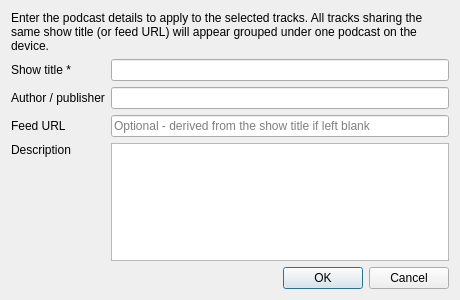
<?xml version="1.0" encoding="UTF-8"?>
<ui version="4.0">
 <class>PodcastDetailsDialog</class>
 <widget class="QDialog" name="PodcastDetailsDialog">
  <property name="geometry">
   <rect>
    <x>0</x>
    <y>0</y>
    <width>460</width>
    <height>300</height>
   </rect>
  </property>
  <property name="windowTitle">
   <string>Podcast details</string>
  </property>
  <layout class="QVBoxLayout" name="verticalLayout">
   <item>
    <widget class="QLabel" name="label_intro">
     <property name="text">
      <string>Enter the podcast details to apply to the selected tracks. All tracks sharing the same show title (or feed URL) will appear grouped under one podcast on the device.</string>
     </property>
     <property name="wordWrap">
      <bool>true</bool>
     </property>
    </widget>
   </item>
   <item>
    <layout class="QFormLayout" name="formLayout">
     <item row="0" column="0">
      <widget class="QLabel" name="label_show_title">
       <property name="text">
        <string>Show title *</string>
       </property>
      </widget>
     </item>
     <item row="0" column="1">
      <widget class="QLineEdit" name="show_title"/>
     </item>
     <item row="1" column="0">
      <widget class="QLabel" name="label_author">
       <property name="text">
        <string>Author / publisher</string>
       </property>
      </widget>
     </item>
     <item row="1" column="1">
      <widget class="QLineEdit" name="author"/>
     </item>
     <item row="2" column="0">
      <widget class="QLabel" name="label_feed_url">
       <property name="text">
        <string>Feed URL</string>
       </property>
      </widget>
     </item>
     <item row="2" column="1">
      <widget class="QLineEdit" name="feed_url">
       <property name="placeholderText">
        <string>Optional - derived from the show title if left blank</string>
       </property>
      </widget>
     </item>
     <item row="3" column="0">
      <widget class="QLabel" name="label_description">
       <property name="text">
        <string>Description</string>
       </property>
       <property name="alignment">
        <set>Qt::AlignLeading|Qt::AlignLeft|Qt::AlignTop</set>
       </property>
      </widget>
     </item>
     <item row="3" column="1">
      <widget class="QPlainTextEdit" name="description"/>
     </item>
    </layout>
   </item>
   <item>
    <widget class="QDialogButtonBox" name="button_box">
     <property name="orientation">
      <enum>Qt::Horizontal</enum>
     </property>
     <property name="standardButtons">
      <set>QDialogButtonBox::Cancel|QDialogButtonBox::Ok</set>
     </property>
    </widget>
   </item>
  </layout>
 </widget>
 <tabstops>
  <tabstop>show_title</tabstop>
  <tabstop>author</tabstop>
  <tabstop>feed_url</tabstop>
  <tabstop>description</tabstop>
  <tabstop>button_box</tabstop>
 </tabstops>
 <resources/>
 <connections>
  <connection>
   <sender>button_box</sender>
   <signal>accepted()</signal>
   <receiver>PodcastDetailsDialog</receiver>
   <slot>accept()</slot>
   <hints>
    <hint type="sourcelabel">
     <x>257</x>
     <y>280</y>
    </hint>
    <hint type="destinationlabel">
     <x>157</x>
     <y>290</y>
    </hint>
   </hints>
  </connection>
  <connection>
   <sender>button_box</sender>
   <signal>rejected()</signal>
   <receiver>PodcastDetailsDialog</receiver>
   <slot>reject()</slot>
   <hints>
    <hint type="sourcelabel">
     <x>325</x>
     <y>280</y>
    </hint>
    <hint type="destinationlabel">
     <x>286</x>
     <y>290</y>
    </hint>
   </hints>
  </connection>
 </connections>
</ui>
